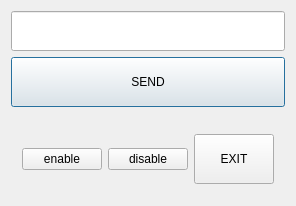
<?xml version="1.0" encoding="UTF-8"?>
<ui version="4.0">
 <class>Dialog</class>
 <widget class="QDialog" name="Dialog">
  <property name="geometry">
   <rect>
    <x>0</x>
    <y>0</y>
    <width>263</width>
    <height>206</height>
   </rect>
  </property>
  <property name="windowTitle">
   <string>Dialog</string>
  </property>
  <layout class="QVBoxLayout" name="verticalLayout">
   <item>
    <widget class="QLineEdit" name="lineEdit_cmd">
     <property name="minimumSize">
      <size>
       <width>0</width>
       <height>40</height>
      </size>
     </property>
    </widget>
   </item>
   <item>
    <widget class="QPushButton" name="pushButton_send">
     <property name="minimumSize">
      <size>
       <width>0</width>
       <height>50</height>
      </size>
     </property>
     <property name="text">
      <string>SEND</string>
     </property>
    </widget>
   </item>
   <item>
    <spacer name="verticalSpacer">
     <property name="orientation">
      <enum>Qt::Vertical</enum>
     </property>
     <property name="sizeHint" stdset="0">
      <size>
       <width>20</width>
       <height>40</height>
      </size>
     </property>
    </spacer>
   </item>
   <item>
    <widget class="QWidget" name="widget" native="true">
     <layout class="QHBoxLayout" name="horizontalLayout">
      <item>
       <widget class="QPushButton" name="pushButton_enable">
        <property name="text">
         <string>enable</string>
        </property>
       </widget>
      </item>
      <item>
       <widget class="QPushButton" name="pushButton_disable">
        <property name="text">
         <string>disable</string>
        </property>
       </widget>
      </item>
      <item>
       <spacer name="horizontalSpacer">
        <property name="orientation">
         <enum>Qt::Horizontal</enum>
        </property>
        <property name="sizeHint" stdset="0">
         <size>
          <width>40</width>
          <height>20</height>
         </size>
        </property>
       </spacer>
      </item>
      <item>
       <widget class="QPushButton" name="pushButton_exit">
        <property name="minimumSize">
         <size>
          <width>0</width>
          <height>50</height>
         </size>
        </property>
        <property name="maximumSize">
         <size>
          <width>100</width>
          <height>16777215</height>
         </size>
        </property>
        <property name="text">
         <string>EXIT</string>
        </property>
       </widget>
      </item>
     </layout>
    </widget>
   </item>
  </layout>
 </widget>
 <layoutdefault spacing="6" margin="11"/>
 <resources/>
 <connections/>
</ui>
